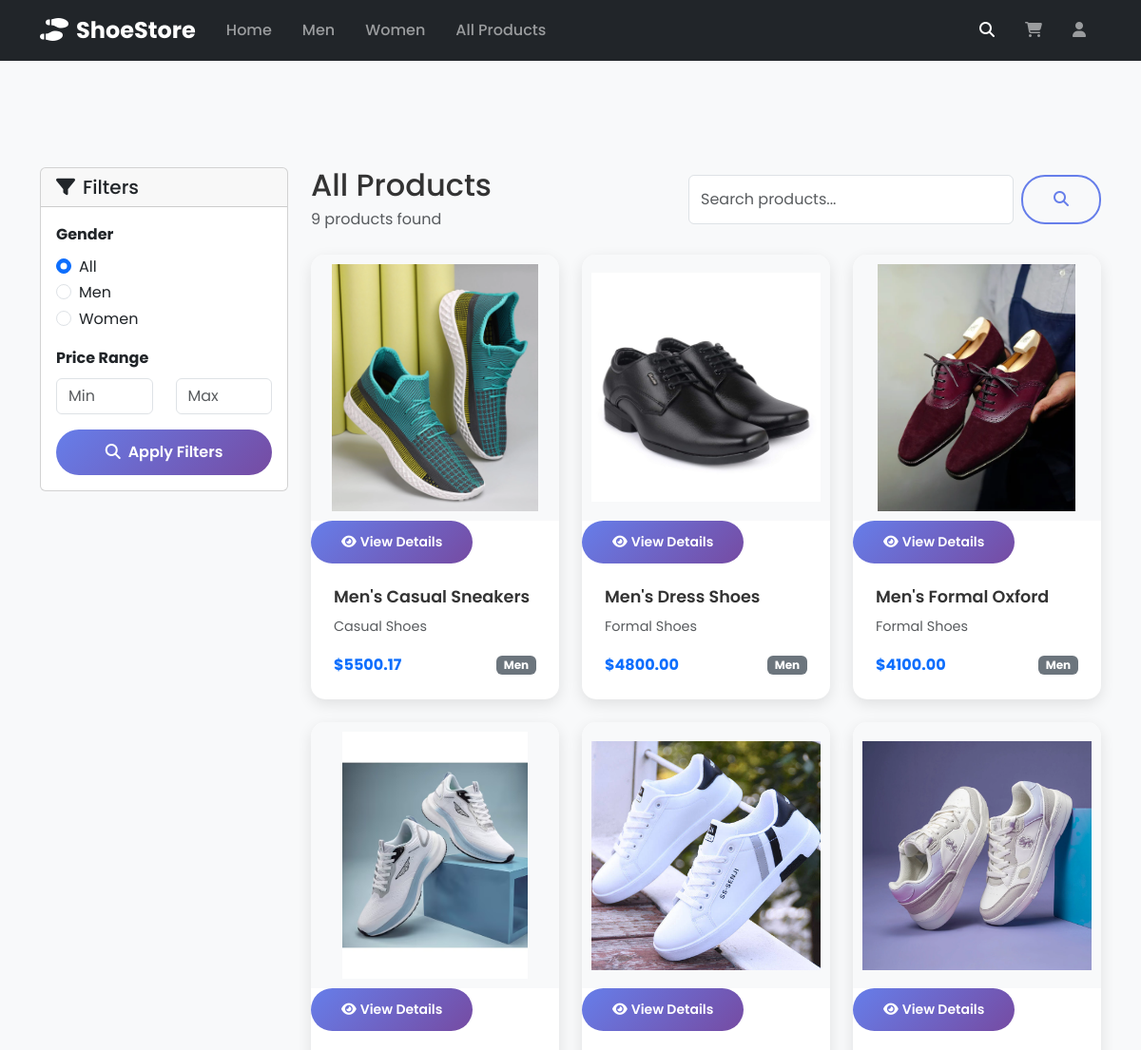
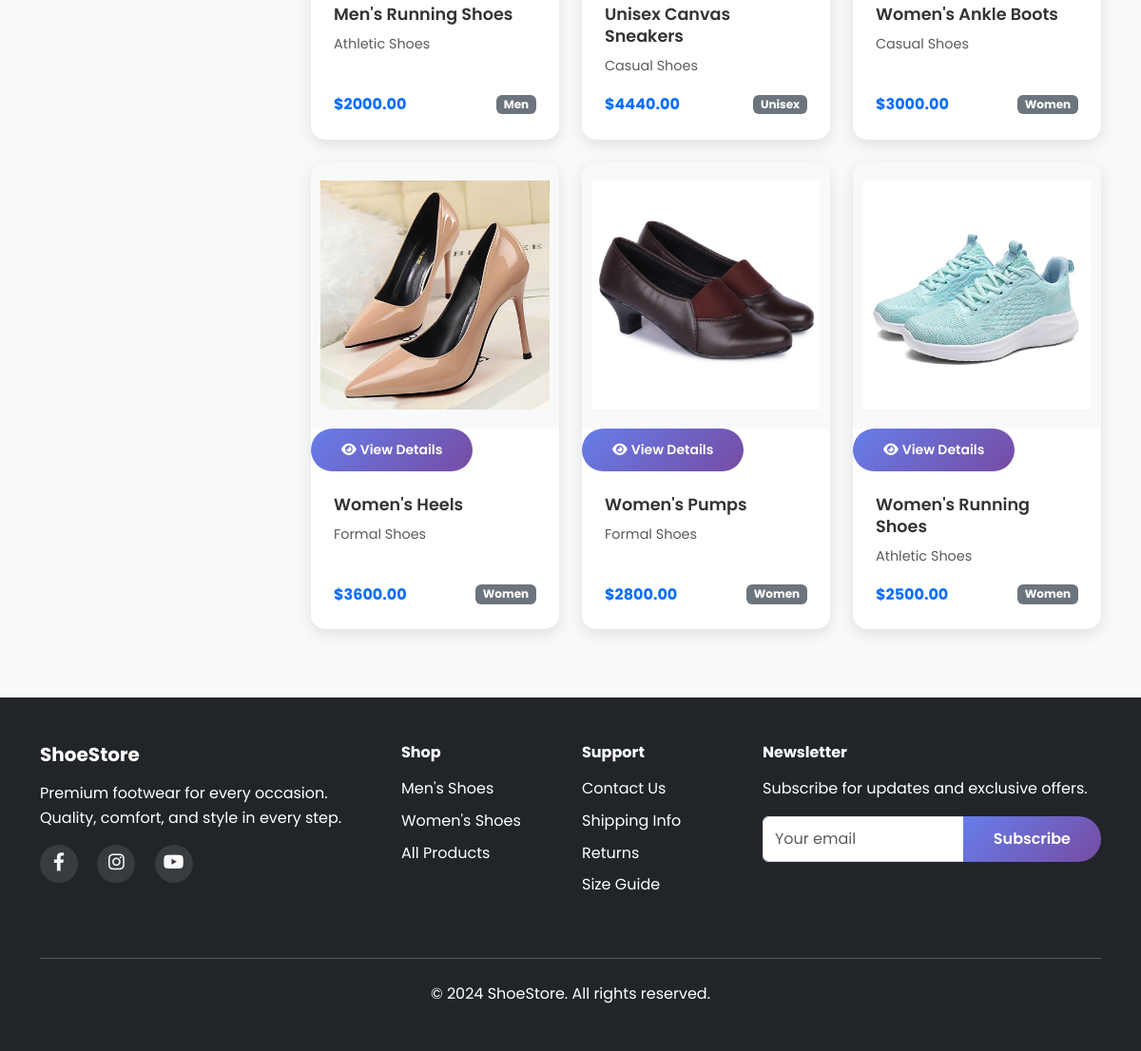
The app's page /search/ with its own data (2 pictures, top to bottom).
### store/models.py (models this page shows, shortened)
class Product(models.Model):
    GENDER_CHOICES = [
        ('M', 'Men'),
        ('W', 'Women'),
        ('U', 'Unisex'),
    ]
    name = models.CharField(max_length=200)
    slug = models.SlugField(max_length=200, unique=True)
    category = models.ForeignKey(Category, related_name='products', on_delete=models.CASCADE)
    gender = models.CharField(max_length=1, choices=GENDER_CHOICES, default='U')
    description = models.TextField()
    price = models.DecimalField(max_digits=10, decimal_places=2)
    sale_price = models.DecimalField(max_digits=10, decimal_places=2, blank=True, null=True)
    image = models.ImageField(upload_to='products/', blank=True, null=True)
    available = models.BooleanField(default=True)
    created = models.DateTimeField(auto_now_add=True)
    updated = models.DateTimeField(auto_now=True)
    featured = models.BooleanField(default=False)
    class Meta:
        ordering = ['name']
        indexes = [
            models.Index(fields=['id', 'slug']),
        ]
    def get_static_image_path(self):
        if self.gender == 'M':
            gender_path = 'men'
        elif self.gender == 'W':
            gender_path = 'women'
        else:
            gender_path = 'men'
        category_mapping = {
            'athletic': 'athletic',
            'casual': 'casual',
            'formal': 'formal'
        }
        category_dir = category_mapping.get(self.category.slug, 'casual')
        image_dir = f'static/images/{gender_path}/{category_dir}/'
        try:
            image_files = [f for f in os.listdir(image_dir) if f.lower().endswith(('.jpg', '.jpeg', '.png', '.webp', '.gif', '.avif'))]
            if image_files:
                selected_image = image_files[self.id % len(image_files)]
                if os.path.exists(os.path.join(image_dir, selected_image)):
                    return static(f'images/{gender_path}/{category_dir}/{selected_image}')
                else:
                    for img_file in image_files:
                        if os.path.exists(os.path.join(image_dir, img_file)):
                            return static(f'images/{gender_path}/{category_dir}/{img_file}')
            else:
                return static('images/placeholder.svg')
        except (OSError, FileNotFoundError):
            return static('images/placeholder.svg')
        return static('images/placeholder.svg')

class Category(models.Model):
    name = models.CharField(max_length=100)
    slug = models.SlugField(max_length=100, unique=True)
    description = models.TextField(blank=True)
    image = models.ImageField(upload_to='categories/', blank=True, null=True)
    class Meta:
        verbose_name_plural = 'categories'
        ordering = ['name']

### store/views.py (the view)
# urls.py: path('search/', views.search_products, name='search'),
def search_products(request):
    query = request.GET.get('q', '')
    products = Product.objects.filter(available=True)
    if query:
        products = products.filter(
            models.Q(name__icontains=query) |
            models.Q(description__icontains=query) |
            models.Q(category__name__icontains=query)
        )
    gender = request.GET.get('gender')
    if gender:
        products = products.filter(gender=gender)
    min_price = request.GET.get('min_price')
    max_price = request.GET.get('max_price')
    if min_price:
        products = products.filter(price__gte=min_price)
    if max_price:
        products = products.filter(price__lte=max_price)
    paginator = Paginator(products, 12)
    page = request.GET.get('page')
    try:
        products = paginator.page(page)
    except PageNotAnInteger:
        products = paginator.page(1)
    except EmptyPage:
        products = paginator.page(paginator.num_pages)
    context = {
        'products': products,
        'query': query,
        'current_gender': gender,
    }
    return render(request, 'store/search_results.html', context)

### store/context_processors.py (called while the page is built)
def cart_count(request):
    cart = request.session.get('cart', {})
    cart_count = sum(item.get('quantity', 0) for item in cart.values())
    return {'cart_count': cart_count}

### templates/store/search_results.html (shortened to what this page needs)
{% extends 'store/base.html' %}
{% load static %}
{% block content %}
<div class="container mt-5 pt-5">
    <div class="row">
        <div class="col-lg-3 mb-4">
            <div class="card">
                <div class="card-header">
                    <h5 class="mb-0"><i class="fas fa-filter me-2"></i>Filters</h5>
                </div>
                <div class="card-body">
                    <form method="get" action="{% url 'store:search' %}">
                        <div class="mb-3">
                            <label class="form-label fw-bold">Gender</label>
                            <div class="form-check">
                                <input class="form-check-input" type="radio" name="gender" value="" id="all-gender" {% if not current_gender %}checked{% endif %}>
                                <label class="form-check-label" for="all-gender">All</label>
                            </div>
                            <div class="form-check">
                                <input class="form-check-input" type="radio" name="gender" value="M" id="men-gender" {% if current_gender == 'M' %}checked{% endif %}>
                                <label class="form-check-label" for="men-gender">Men</label>
                            </div>
                            <div class="form-check">
                                <input class="form-check-input" type="radio" name="gender" value="W" id="women-gender" {% if current_gender == 'W' %}checked{% endif %}>
                                <label class="form-check-label" for="women-gender">Women</label>
                            </div>
                        </div>
                        <div class="mb-3">
                            <label class="form-label fw-bold">Price Range</label>
                            <div class="row">
                                <div class="col-6">
                                    <input type="number" class="form-control" name="min_price" placeholder="Min" value="{{ request.GET.min_price }}">
                                </div>
                                <div class="col-6">
                                    <input type="number" class="form-control" name="max_price" placeholder="Max" value="{{ request.GET.max_price }}">
                                </div>
                            </div>
                        </div>
                        <button type="submit" class="btn btn-primary w-100">
                            <i class="fas fa-search me-2"></i>Apply Filters
                        </button>
                    </form>
                </div>
            </div>
        </div>
        <div class="col-lg-9">
            <div class="d-flex justify-content-between align-items-center mb-4">
                <div>
                    <h2 class="mb-1">
                        {% if query %}
                            Search Results for "{{ query }}"
                        {% else %}
                            All Products
                        {% endif %}
                    </h2>
                    <p class="text-muted mb-0">
                        {% if products %}
                            {{ products.paginator.count }} product{{ products.paginator.count|pluralize }} found
                        {% else %}
                            No products found
                        {% endif %}
                    </p>
                </div>
                <div class="d-flex">
                    <form method="get" action="{% url 'store:search' %}" class="d-flex">
                        <input type="text" class="form-control me-2" name="q" placeholder="Search products..." value="{{ query }}">
                        <button type="submit" class="btn btn-outline-primary">
                            <i class="fas fa-search"></i>
                        </button>
                    </form>
                </div>
            </div>
            {% if products %}
                <div class="row">
                    {% for product in products %}
                    <div class="col-md-6 col-lg-4 mb-4">
                        <div class="card h-100 product-card">
                            <div class="product-image-container">
                                <img src="{{ product.get_static_image_path }}" class="card-img-top" alt="{{ product.name }}" onerror="this.src='{% static 'images/placeholder.svg' %}'">
                                <div class="product-overlay">
                                    <a href="{% url 'store:product_detail' product.slug %}" class="btn btn-primary btn-sm">
                                        <i class="fas fa-eye me-1"></i>View Details
                                    </a>
                                </div>
                            </div>
                            <div class="card-body d-flex flex-column">
                                <h6 class="card-title">{{ product.name }}</h6>
                                <p class="card-text text-muted small">{{ product.category.name }}</p>
                                <div class="mt-auto">
                                    <div class="d-flex justify-content-between align-items-center">
                                        <span class="fw-bold text-primary">${{ product.price }}</span>
                                        <span class="badge bg-secondary">{{ product.get_gender_display }}</span>
                                    </div>
                                </div>
                            </div>
                        </div>
                    </div>
                    {% endfor %}
                </div>
            {% endif %}
        </div>
    </div>
</div>
{% endblock %}

### static/css/style.css (style rules this page uses)
* { margin: 0; padding: 0; box-sizing: border-box; }
body { font-family: 'Poppins', sans-serif; line-height: 1.6; color: #333; background-color: #f8f9fa; overflow-x: hidden; }
.product-card { background: white; border-radius: 15px; box-shadow: 0 5px 15px rgba(0,0,0,0.1); transition: transform 0.3s ease, box-shadow 0.3s ease; overflow: hidden; height: 100%; border: none; }
.product-card img { width: 100%; height: 280px; object-fit: contain; background-color: #f8f9fa; transition: transform 0.3s ease; padding: 10px; }
.product-card .card-img-top { width: 100%; height: 280px; object-fit: contain; background-color: #f8f9fa; padding: 10px; }
.product-card .card-body { padding: 1.5rem; display: flex; flex-direction: column; height: 100%; }
.product-card .card-title { font-weight: 600; margin-bottom: 0.5rem; color: #333; font-size: 1.1rem; line-height: 1.3; }
.product-card .card-text { color: #666; font-size: 0.9rem; margin-bottom: 1rem; flex-grow: 1; }
.btn-primary { background: linear-gradient(135deg, #667eea 0%, #764ba2 100%); border: none; border-radius: 25px; padding: 0.75rem 2rem; font-weight: 600; transition: all 0.3s ease; white-space: nowrap; }
.btn-outline-primary { border: 2px solid #667eea; color: #667eea; border-radius: 25px; padding: 0.75rem 2rem; font-weight: 600; transition: all 0.3s ease; white-space: nowrap; }

### records on screen
Product: get_static_image_path (picture), name "Men's Casual Sneakers", category.name "Casual Shoes", price "5500.17", gender "Men"
Product: get_static_image_path (picture), name "Men's Dress Shoes", category.name "Formal Shoes", price "4800.00", gender "Men"
Product: get_static_image_path (picture), name "Men's Formal Oxford", category.name "Formal Shoes", price "4100.00", gender "Men"
Product: get_static_image_path (picture), name "Men's Running Shoes", category.name "Athletic Shoes", price "2000.00", gender "Men"
Product: get_static_image_path (picture), name "Unisex Canvas Sneakers", category.name "Casual Shoes", price "4440.00", gender "Unisex"
Product: get_static_image_path (picture), name "Women's Ankle Boots", category.name "Casual Shoes", price "3000.00", gender "Women"
Product: get_static_image_path (picture), name "Women's Heels", category.name "Formal Shoes", price "3600.00", gender "Women"
Product: get_static_image_path (picture), name "Women's Pumps", category.name "Formal Shoes", price "2800.00", gender "Women"
Product: get_static_image_path (picture), name "Women's Running Shoes", category.name "Athletic Shoes", price "2500.00", gender "Women"

### other values on screen
{{ products.paginator.count }} "9"
